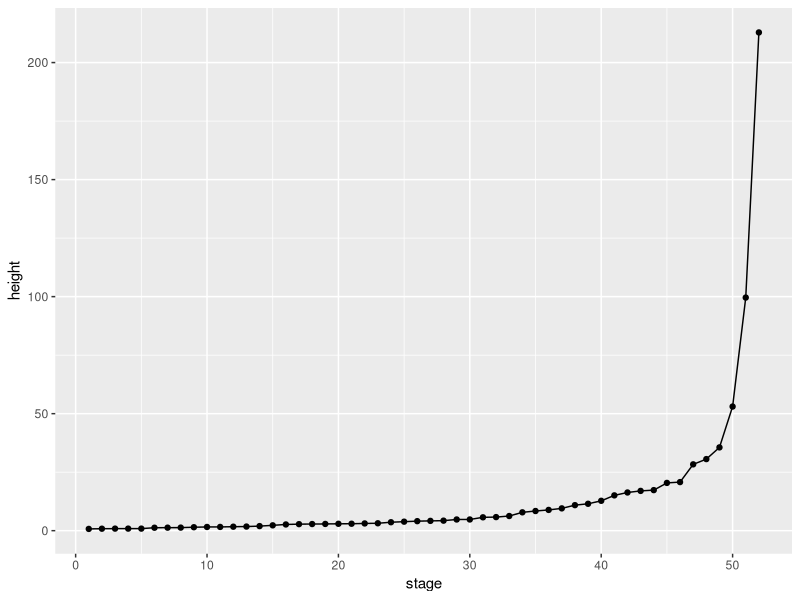
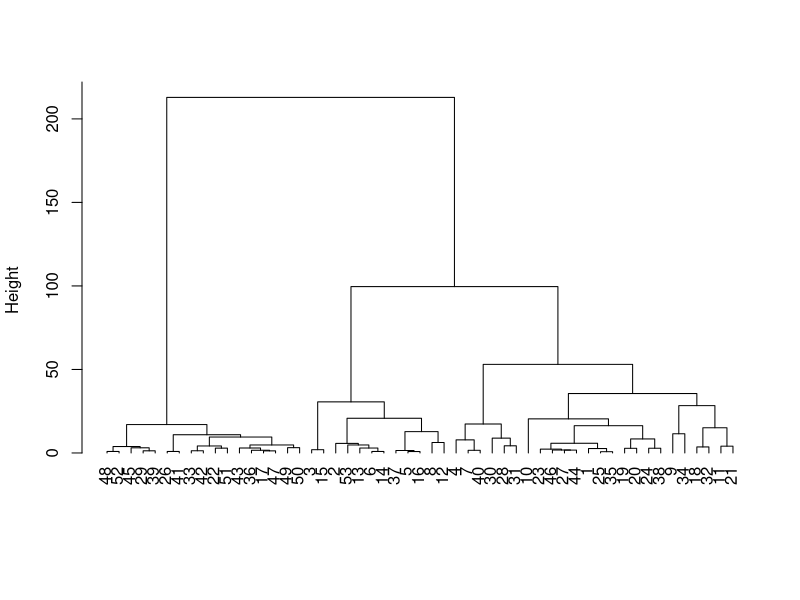
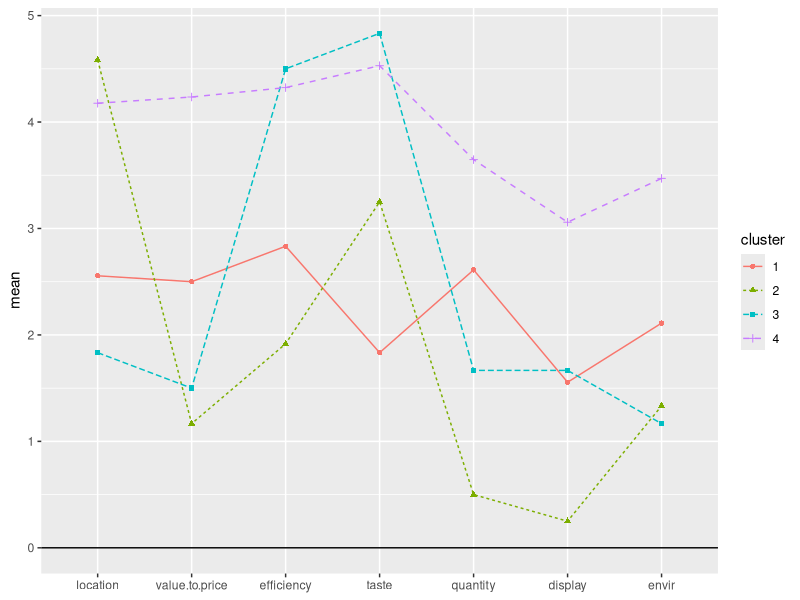

These figures' R source, in order: (Note: this script raises an error after producing the figures.)
## ---- chunk 1
knitr::opts_chunk$set(echo = TRUE)
library(ggplot2)
library(psych)
library(reshape2)
## ---- chunk 2
canteen <- read.csv("../data/q6_response.csv", header = T) 
canteen<-canteen[,14:21]
canteen<-canteen[,-c(7)] #rid of "specify other food attributes you care about very much" variable
canteen$id <-1:53
names(canteen) <- c("location", "value to price", "efficiency", "taste", "quantity", "display",  "envir","id")

#change the direction of the evaluation of canteen attribute 
# change raw: (1=most important - 5=least important) to classical: larger values indicate more importance
#(5=most important - 1=least important)
for (i in 1:nrow(canteen)){
  canteen[i,1:7] <- as.numeric(canteen[i,1:7])
  for (j in 1:(ncol(canteen)-1)){
    if (canteen[i,j]!=0) {canteen[i,j]<- 6-canteen[i,j]}
  }#the last column=ID
}
#clustering of the customers based on their evaluation of canteen attributes
#standardization
stcanteen<-scale(data.frame(canteen[,-c(8)]))

#Squared Euclidean distance
dist<-dist(stcanteen,method="euclidean")^2

#Ward's method
#dist<-dist(exp,method="euclidean")^2
fit <- hclust(dist, method="ward.D")
round(cor(canteen[,-c(8)]),2)
## ---- chunk 3
## decide number of clusters
ggplot(mapping=aes(x=1:length(fit$height),y=fit$height))+
  geom_line()+
  geom_point()+
  labs(x="stage",y="height")
stcanteen$id <-c(1:53)
plot(fit,labels=stcanteen$id,hang=-1,sub="",xlab="",main="")

## ---- chunk 4
#clustering and read profiles
cluster<-cutree(fit,k=4)
sol <- data.frame(cluster,canteen)
table(sol$cluster)

#cluster means
tb<-aggregate(x=sol[,2:8],list(cluster=sol$cluster),FUN=mean)

#profile plot
tbm<-melt(tb,id.vars='cluster')
tbm$cluster<-factor(tbm$cluster)
ggplot(tbm, 
       aes(x = variable, y = value, group = cluster, colour = cluster)) + 
  geom_line(aes(linetype=cluster))+
  geom_point(aes(shape=cluster)) +
  geom_hline(yintercept=0) +
  labs(x=NULL,y="mean")


## ---- chunk 5
profile <-read.csv("../data/cluster_profile.csv")
profile[,c(3,4)] <- sol[,c("id","cluster")]
profile<-profile[,c(3,4,2,1)]
profile<-profile[order(profile$cluster),]
names(profile)<-c("id","cluster","most_visited","freq_eatatcampus")
sol$most_visited<-profile$most_visited
sol$freq_eatatcampus<-profile$freq_eatatcampus
BBB=table (profile$cluster,profile$ freq_eatatcampus)
freq=matrix(,nrow=4,ncol =4)
#see how frequent do customers from each cluster eat on 
colnames(freq)=c("0-2","12-more","3-5","6-11")
rownames(freq)=c("G 1: General","G 2: Convenient","G 3: Efficient","G 4: Demanding")
freq[1,]=percent(BBB[1,]/18)
freq[2,]=percent(BBB[2,]/12)
freq[3,]=percent(BBB[3,]/6)
freq[4,]=percent(BBB[4,]/17)
freq
freq=freq[,c(1,3,4,2)]
freq
## ---- chunk 6
fit<-principal(r=canteen[,-c(8)], nfactors=7,rotate="none")
fit
scree(rx=canteen[,-c(8)],factor=FALSE)
fitr <- principal(r=canteen[,-c(8)],nfactors=2,rotate="varimax",method="regression")
fitr
#coefficients to calcualte the factor scores
fitr$weights
#factor scores
head(fitr$scores)
#plot of factor loadings
ld<-data.frame(fitr$loadings[,1:2])
ggplot(data=ld,aes(x=RC1,y=RC2))+
  geom_point()+
  geom_text(aes(label=rownames(ld),vjust=1))+
  geom_vline(aes(xintercept=0))+
  geom_hline(aes(yintercept=0))+
  coord_cartesian(xlim = c(-1,1),ylim=c(-1,1)) 

